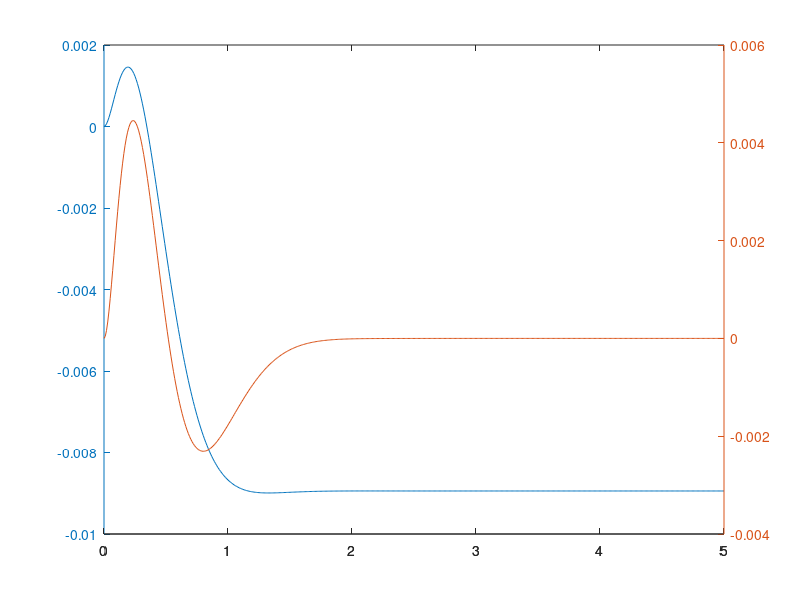

MATLAB code for this plot: (Note: this script raises an error after producing the figure.)
clc;
close all;
clear all;
clearvars;
M = 0.5;
m = 0.2;
b = 0.1;
I = 0.006;
g = 9.8;
l = 0.3;
p = I*(M+m)+M*m*l^2; %denominator for the A and B matrices

A = [0      1              0           0;
     0 -(I+m*l^2)*b/p  (m^2*g*l^2)/p   0;
     0      0              0           1;
     0 -(m*l*b)/p       m*g*l*(M+m)/p  0];
B = [0;
     (I+m*l^2)/p;
     0;
     m*l/p];
C = [1 0 0 0;
     0 0 1 0];
D = [0;
     0];
 figure;
sys_ss = ss(A, B, C, D);
poles = eig(A);
pc = poles;
Q = (C') * (C);
Q(1,1)=500;
Q(3,3)=10;
R = 1;
K = lqr(A, B, Q, R);
Ac = (A - B * K);
Bc = B;
Cc = C;
Dc = D;
sys_cl = ss(Ac, Bc, Cc, Dc);
t = 0:0.01:5;
r = 0.2 * ones(size(t));
[y, t, x] = lsim(sys_cl, r, t);
[AX, H1, H2] = plotyy(t, y(:, 1),t, y(:,2),'plot');
figure;
Cn=[1 0 0 0];
sys_ss=ss(A,B,Cn,0);
Nbar=rscale(sys_ss,K);
sys_cl = ss(Ac, Bc*Nbar, Cc, Dc);
t = 0:0.01:5;
r = 0.2 * ones(size(t));
[y, t, x] = lsim(sys_cl, r, t);
[AX, H1, H2] = plotyy(t, y(:, 1),t,y(:,2),'plot');